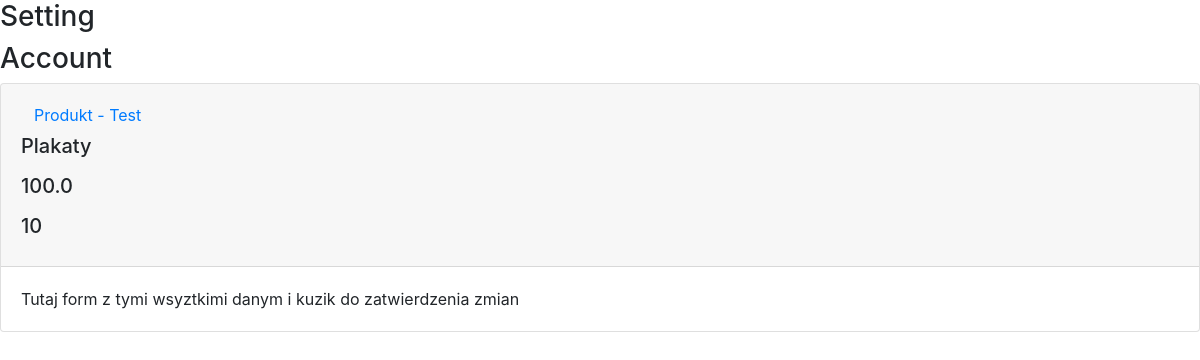
Before: / with the older database file.
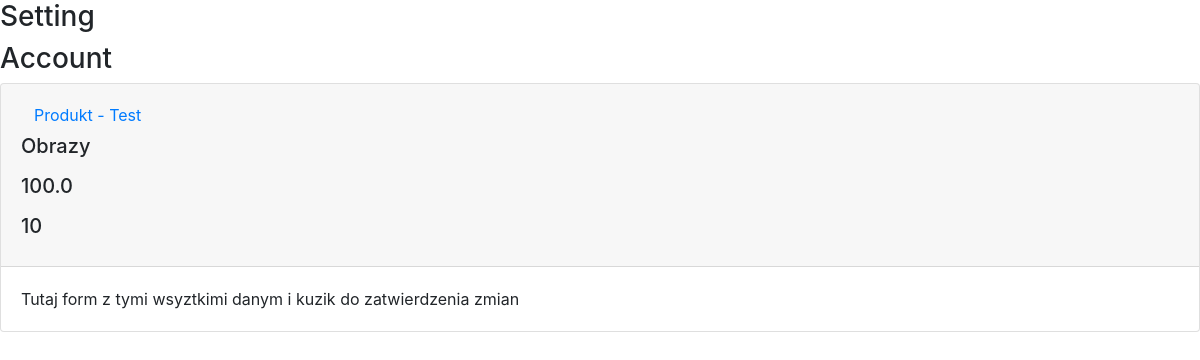
After: the same page with the newer database file.
### inventory/models.py (models this page shows, shortened)
class Product(models.Model):
    image = models.ImageField(upload_to='product_images/')
    name = models.CharField(max_length=50)
    category = models.ManyToManyField(Category)
    selling_price = models.FloatField()
    manufacturing_price = models.FloatField()
    stock = models.IntegerField()
    brand = models.CharField(max_length=50)
    tags = models.ManyToManyField(Tag)
    created_at = models.DateTimeField(auto_now_add=True)
    last_modified_at = models.DateTimeField(auto_now=True)

class Category(models.Model):
    name = models.CharField(max_length=30)
    usage_count = models.PositiveIntegerField(default=0)
    def __str__(self):
        return self.name

### inventory/views.py (the view)
# urls.py: path("", views.home_page, name="home"),
def home_page(request):
    products = Product.objects.all()
    contex={"products":products}
    return render(request, "inventory/list.html", contex)

### inventory/templates/inventory/list.html
{% extends "inventory/base.html" %}
{% block content %}
    <div id="accordion">
        {% for product in products%}
            <div class="card">
                <div class="card-header" id="heading{{ product.id }}">
                <h5 class="mb-0">
                    <button class="btn btn-link" data-toggle="collapse" data-target="#collapse{{ product.id }}" aria-expanded="true" aria-controls="collapseOne">
                        {{product.name}}
                    </button>
                    <p>{% for cat in product.category.all %}{{ cat }}{% endfor %}</p>
                    <p>{{ product.selling_price }}</p>
                    <p>{{ product.stock }}</p>
                </h5>
                </div>
                <div id="collapse{{ product.id }}" class="collapse show" aria-labelledby="heading{{ product.id }}">
                <div class="card-body">
                    Tutaj form z tymi wsyztkimi danym i kuzik do zatwierdzenia zmian
                </div>
                </div>
            </div>
        {% endfor %}
      </div>
{% endblock content %}

### inventory/templates/inventory/base.html (shortened to what this page needs)
<!DOCTYPE html>
<html lang="en">
<head>
    <link href="https://maxcdn.bootstrapcdn.com/bootstrap/4.5.2/css/bootstrap.min.css" rel="stylesheet">
</head>
<body>
    {% include "inventory/navbar.html" %}
    {% block content %}
    {% endblock %}
</body>
</html>

### inventory/templates/inventory/navbar.html
<nav>
    <h3>Setting</h3>
    <h3>Account</h3>
</nav>

Changed rows visible on the page:
changed Product "Produkt - Test": loses Category (name "Plakaty"); gains Category (name "Obrazy")
